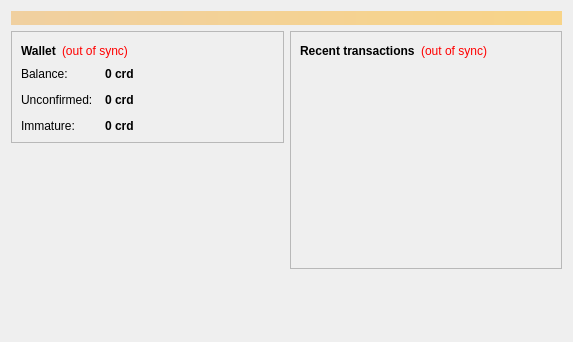
<?xml version="1.0" encoding="UTF-8"?>
<ui version="4.0">
 <class>OverviewPage</class>
 <widget class="QWidget" name="OverviewPage">
  <property name="geometry">
   <rect>
    <x>0</x>
    <y>0</y>
    <width>573</width>
    <height>342</height>
   </rect>
  </property>
  <property name="windowTitle">
   <string>Form</string>
  </property>
  <layout class="QVBoxLayout" name="topLayout">
   <item>
    <widget class="QLabel" name="labelAlerts">
     <property name="visible">
      <bool>false</bool>
     </property>
     <property name="styleSheet">
      <string notr="true">background-color: qlineargradient(x1: 0, y1: 0, x2: 1, y2: 0, stop:0 #F0D0A0, stop:1 #F8D488); color:#000000;</string>
     </property>
     <property name="wordWrap">
      <bool>true</bool>
     </property>
     <property name="margin">
      <number>3</number>
     </property>
    </widget>
   </item>
   <item>
    <layout class="QHBoxLayout" name="horizontalLayout" stretch="1,1">
     <item>
      <layout class="QVBoxLayout" name="verticalLayout_2">
       <item>
        <widget class="QFrame" name="frame">
         <property name="frameShape">
          <enum>QFrame::StyledPanel</enum>
         </property>
         <property name="frameShadow">
          <enum>QFrame::Raised</enum>
         </property>
         <layout class="QVBoxLayout" name="verticalLayout_4">
          <item>
           <layout class="QHBoxLayout" name="horizontalLayout_4">
            <item>
             <widget class="QLabel" name="label_5">
              <property name="font">
               <font>
                <weight>75</weight>
                <bold>true</bold>
               </font>
              </property>
              <property name="text">
               <string>Wallet</string>
              </property>
             </widget>
            </item>
            <item>
             <widget class="QLabel" name="labelWalletStatus">
              <property name="toolTip">
               <string>The displayed information may be out of date. Your wallet automatically synchronizes with the Credit network after a connection is established, but this process has not completed yet.</string>
              </property>
              <property name="styleSheet">
               <string notr="true">QLabel { color: red; }</string>
              </property>
              <property name="text">
               <string notr="true">(out of sync)</string>
              </property>
              <property name="alignment">
               <set>Qt::AlignLeading|Qt::AlignLeft|Qt::AlignVCenter</set>
              </property>
             </widget>
            </item>
            <item>
             <spacer name="horizontalSpacer_2">
              <property name="orientation">
               <enum>Qt::Horizontal</enum>
              </property>
              <property name="sizeHint" stdset="0">
               <size>
                <width>40</width>
                <height>20</height>
               </size>
              </property>
             </spacer>
            </item>
           </layout>
          </item>
          <item>
           <layout class="QFormLayout" name="formLayout_2">
            <property name="fieldGrowthPolicy">
             <enum>QFormLayout::AllNonFixedFieldsGrow</enum>
            </property>
            <property name="horizontalSpacing">
             <number>12</number>
            </property>
            <property name="verticalSpacing">
             <number>12</number>
            </property>
            <item row="0" column="0">
             <widget class="QLabel" name="label">
              <property name="text">
               <string>Balance:</string>
              </property>
             </widget>
            </item>
            <item row="0" column="1">
             <widget class="QLabel" name="labelBalance">
              <property name="font">
               <font>
                <weight>75</weight>
                <bold>true</bold>
               </font>
              </property>
              <property name="cursor">
               <cursorShape>IBeamCursor</cursorShape>
              </property>
              <property name="toolTip">
               <string>Your current balance</string>
              </property>
              <property name="text">
               <string notr="true">0 crd</string>
              </property>
              <property name="textInteractionFlags">
               <set>Qt::LinksAccessibleByMouse|Qt::TextSelectableByKeyboard|Qt::TextSelectableByMouse</set>
              </property>
             </widget>
            </item>
            <item row="1" column="0">
             <widget class="QLabel" name="label_3">
              <property name="text">
               <string>Unconfirmed:</string>
              </property>
             </widget>
            </item>
            <item row="1" column="1">
             <widget class="QLabel" name="labelUnconfirmed">
              <property name="font">
               <font>
                <weight>75</weight>
                <bold>true</bold>
               </font>
              </property>
              <property name="cursor">
               <cursorShape>IBeamCursor</cursorShape>
              </property>
              <property name="toolTip">
               <string>Total of transactions that have yet to be confirmed, and do not yet count toward the current balance</string>
              </property>
              <property name="text">
               <string notr="true">0 crd</string>
              </property>
              <property name="textInteractionFlags">
               <set>Qt::LinksAccessibleByMouse|Qt::TextSelectableByKeyboard|Qt::TextSelectableByMouse</set>
              </property>
             </widget>
            </item>
            <item row="2" column="0">
             <widget class="QLabel" name="labelImmatureText">
              <property name="text">
               <string>Immature:</string>
              </property>
             </widget>
            </item>
            <item row="2" column="1">
             <widget class="QLabel" name="labelImmature">
              <property name="font">
               <font>
                <weight>75</weight>
                <bold>true</bold>
               </font>
              </property>
              <property name="toolTip">
               <string>Mined balance that has not yet matured</string>
              </property>
              <property name="text">
               <string notr="true">0 crd</string>
              </property>
              <property name="textInteractionFlags">
               <set>Qt::LinksAccessibleByMouse|Qt::TextSelectableByKeyboard|Qt::TextSelectableByMouse</set>
              </property>
             </widget>
            </item>
           </layout>
          </item>
         </layout>
        </widget>
       </item>
       <item>
        <spacer name="verticalSpacer">
         <property name="orientation">
          <enum>Qt::Vertical</enum>
         </property>
         <property name="sizeHint" stdset="0">
          <size>
           <width>20</width>
           <height>40</height>
          </size>
         </property>
        </spacer>
       </item>
      </layout>
     </item>
     <item>
      <layout class="QVBoxLayout" name="verticalLayout_3">
       <item>
        <widget class="QFrame" name="frame_2">
         <property name="frameShape">
          <enum>QFrame::StyledPanel</enum>
         </property>
         <property name="frameShadow">
          <enum>QFrame::Raised</enum>
         </property>
         <layout class="QVBoxLayout" name="verticalLayout">
          <item>
           <layout class="QHBoxLayout" name="horizontalLayout_2">
            <item>
             <widget class="QLabel" name="label_4">
              <property name="text">
               <string>&lt;b&gt;Recent transactions&lt;/b&gt;</string>
              </property>
             </widget>
            </item>
            <item>
             <widget class="QLabel" name="labelTransactionsStatus">
              <property name="toolTip">
               <string>The displayed information may be out of date. Your wallet automatically synchronizes with the Credit network after a connection is established, but this process has not completed yet.</string>
              </property>
              <property name="styleSheet">
               <string notr="true">QLabel { color: red; }</string>
              </property>
              <property name="text">
               <string notr="true">(out of sync)</string>
              </property>
              <property name="alignment">
               <set>Qt::AlignRight|Qt::AlignTrailing|Qt::AlignVCenter</set>
              </property>
             </widget>
            </item>
            <item>
             <spacer name="horizontalSpacer">
              <property name="orientation">
               <enum>Qt::Horizontal</enum>
              </property>
              <property name="sizeHint" stdset="0">
               <size>
                <width>40</width>
                <height>20</height>
               </size>
              </property>
             </spacer>
            </item>
           </layout>
          </item>
          <item>
           <widget class="QListView" name="listTransactions">
            <property name="styleSheet">
             <string notr="true">QListView { background: transparent; }</string>
            </property>
            <property name="frameShape">
             <enum>QFrame::NoFrame</enum>
            </property>
            <property name="verticalScrollBarPolicy">
             <enum>Qt::ScrollBarAlwaysOff</enum>
            </property>
            <property name="horizontalScrollBarPolicy">
             <enum>Qt::ScrollBarAlwaysOff</enum>
            </property>
            <property name="selectionMode">
             <enum>QAbstractItemView::NoSelection</enum>
            </property>
           </widget>
          </item>
         </layout>
        </widget>
       </item>
       <item>
        <spacer name="verticalSpacer_2">
         <property name="orientation">
          <enum>Qt::Vertical</enum>
         </property>
         <property name="sizeHint" stdset="0">
          <size>
           <width>20</width>
           <height>40</height>
          </size>
         </property>
        </spacer>
       </item>
      </layout>
     </item>
    </layout>
   </item>
  </layout>
 </widget>
 <resources/>
 <connections/>
</ui>
